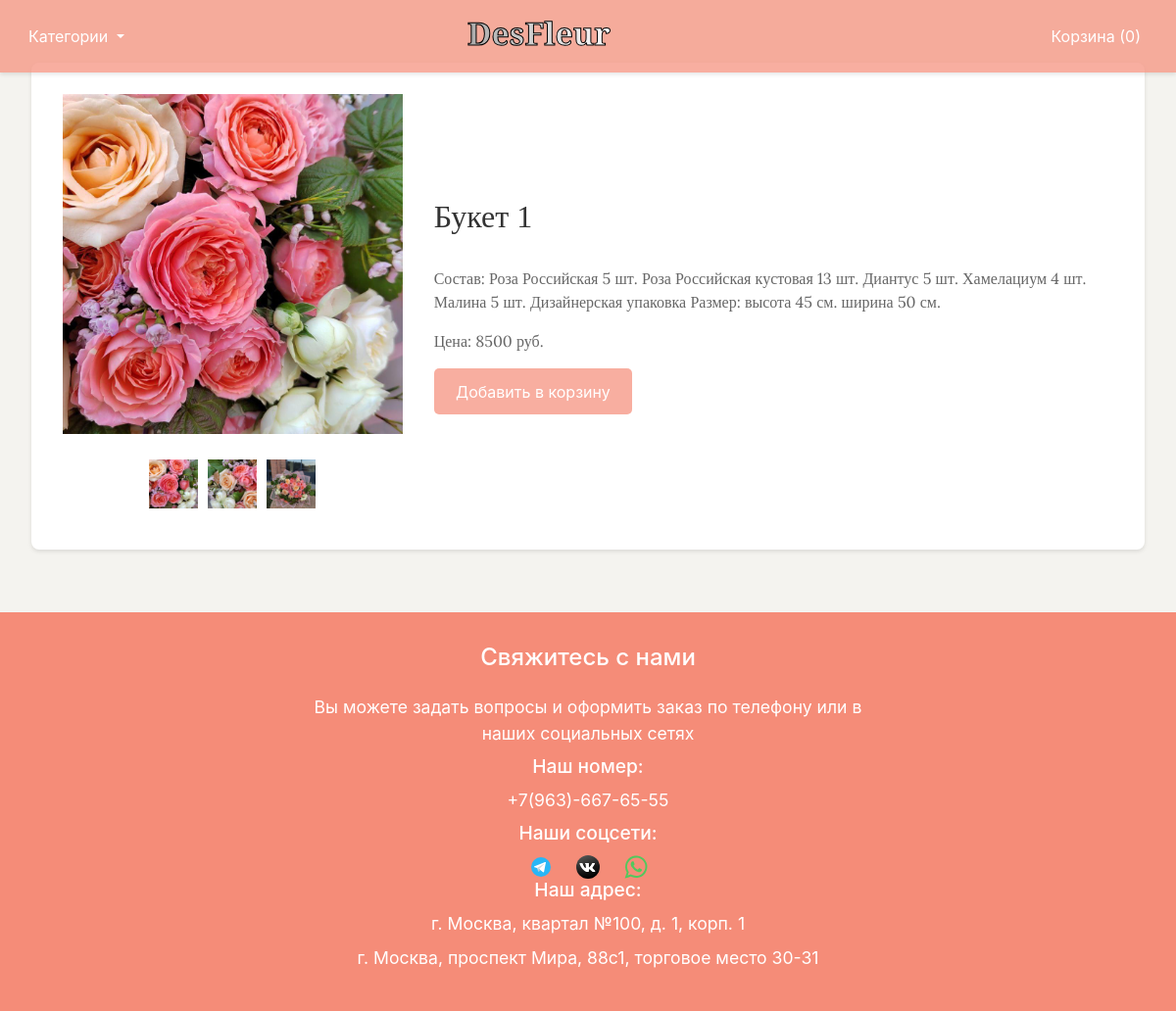
The app's page /flower/2 with its own data.
### tables this page shows
CREATE TABLE flowers (id INTEGER PRIMARY KEY AUTOINCREMENT, name TEXT NOT NULL, description TEXT, price INTEGER NOT NULL, image_paths TEXT, category TEXT NOT NULL);

### app.py (the view)
@app.route('/flower/<int:flower_id>')
def flower(flower_id):
    flower = models.get_flower(flower_id)
    cart_items = session.get('cart', [])
    total_price = sum(item[3] for item in cart_items)
    return render_template('product.html', flower=flower, total_price=total_price)

### models.py (called while the page is built)
def get_flower(flower_id):
    conn = sqlite3.connect('flowers.db')
    c = conn.cursor()
    c.execute('SELECT * FROM flowers WHERE id = ?', (flower_id,))
    flower = c.fetchone()
    conn.close()
    return flower

### templates/product.html
{% extends 'base.html' %}
{% block content %}
<div class="flower-details">
    <div class="flower-images-description">
        <div class="flower-images">
            <div class="main-image">
                {% if flower[4] %}
                {% set image_paths = flower[4].split(',') %}
                <img id="main-image" src="../{{ image_paths[0] }}" alt="{{ flower[1] }}"
                     style="width: 100%; height: auto;">
                {% else %}
                <img src="{{ url_for('static', filename='images/placeholder.jpg') }}" alt="Placeholder">
                {% endif %}
            </div>
            <div class="thumbnails">
                {% if flower[4] %}
                {% for image_path in image_paths %}
                <img class="thumbnail" src="../{{ image_path }}" alt="{{ flower[1] }}"
                     style="width: 50px; height: 50px; cursor: pointer;">
                {% endfor %}
                {% endif %}
            </div>
        </div>
        <div class="flower-info" style="background-color: white">
            <h1>{{ flower[1] }}</h1>
            <p>{{ flower[2] }}</p>
            <p>Цена: {{ flower[3] }} руб.</p>
            <a class="add-to-cart-button" href="{{ url_for('add_to_cart', flower_id=flower[0]) }}">Добавить в
                корзину</a>
        </div>
    </div>
</div>
{% endblock %}

### static/css/styles.css (style rules this page uses)
body { font-family: 'Lora', serif; background-color: #ffff78; margin: 0; padding: 0; color: #333; display: flex; flex-direction: column; min-height: 100vh; }
.flower-info { background-color: #fffff8; border-radius: 0 0 8px 8px; }
.flower-info p { color: #666666; font-family: 'Lora', serif; font-size: 1em; font-weight: normal; }
.flower-details { background-color: #ffffff; border-radius: 8px; box-shadow: 0 2px 4px rgba(0, 0, 0, 0.1); width: 100%; max-width: 1200px; margin: 2em auto; padding: 2em; display: flex; justify-content: center; }
.flower-images-description { display: flex; width: 100%; }
.flower-images { flex: 1; display: flex; flex-direction: column; align-items: center; margin-right: 2em; }
.main-image { margin-bottom: 1em; }
.thumbnails { display: flex; justify-content: center; gap: 10px; }
.flower-info { flex: 2; display: flex; flex-direction: column; justify-content: center; background-color: #f4f3ef; }
.flower-info h1 { color: #333; font-family: 'Playfair Display', serif; font-size: 2em; margin-bottom: 1em; }
.flower-info p { color: #666; font-family: 'Lora', serif; font-size: 1em; margin-bottom: 1em; }
.add-to-cart-button { background-color: rgba(245, 140, 120, 0.7); color: white; padding: 0.7em 1.4em; border: none; border-radius: 5px; cursor: pointer; font-size: 1em; align-self: flex-start; }
.thumbnails { display: flex; align-items: center; overflow-x: auto; gap: 10px; padding: 10px 0; }

### records on screen
flowers: name "Букет 1", description "Состав: Роза Российская 5 шт. Роза Российская кустовая 13 шт. Диантус 5 шт. Хамелациум 4 шт. Малина 5 шт. Дизайнерская упаковка Размер: высота 45 см. ширина 50 см.", price "8500"

### other values on screen
{{ session.get('cart', [])|length }} "0"
